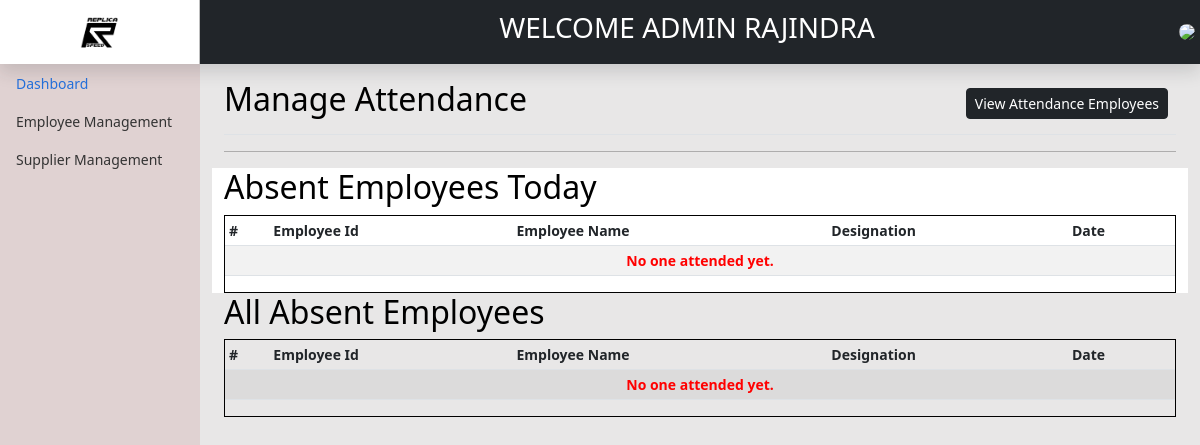
/backend/attendance/viewAbsentEmp.php (signed in), run on an earlier commit of the app's database.
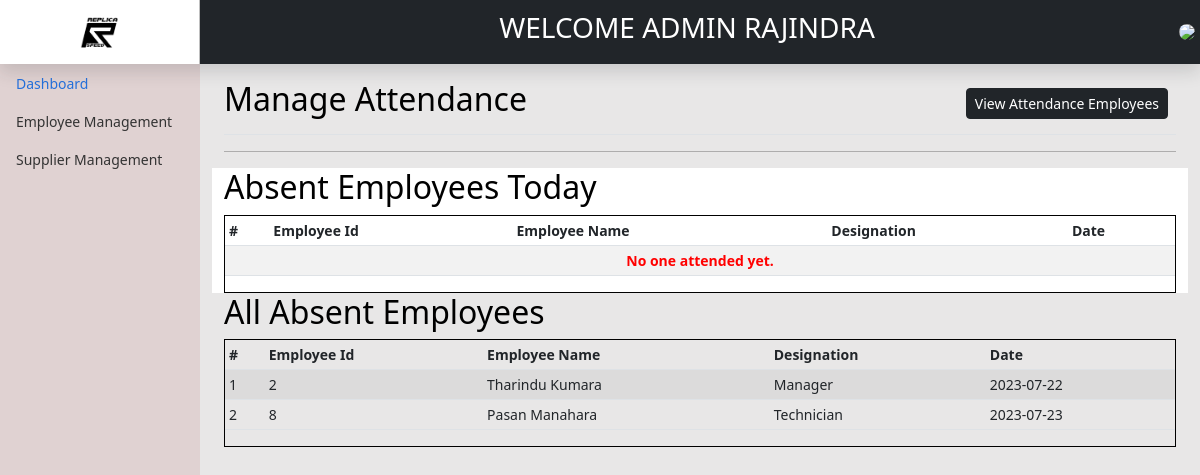
And on a later commit of the database.
### tables this page shows
CREATE TABLE IF NOT EXISTS `empabsent` (
  `empAbsentId` int(11) NOT NULL AUTO_INCREMENT,
  `empId` int(11) NOT NULL,
  `Date` date NOT NULL,
  PRIMARY KEY (`empAbsentId`)
);

CREATE TABLE IF NOT EXISTS `users` (
  `UserId` int(11) NOT NULL AUTO_INCREMENT,
  `Title` varchar(10) NOT NULL,
  `UserImage` varchar(255) DEFAULT NULL,
  `FirstName` varchar(100) NOT NULL,
  `LastName` varchar(100) NOT NULL,
  `Email` varchar(255) NOT NULL,
  `Password` varchar(255) NOT NULL,
  `UserRole` varchar(100) NOT NULL,
  `depId` int(11) DEFAULT NULL,
  `HouseNo` varchar(100) NOT NULL,
  `Lane` varchar(100) NOT NULL,
  `Street` varchar(100) DEFAULT NULL,
  `Province` int(11) NOT NULL,
  `District` int(11) NOT NULL,
  `City` int(11) NOT NULL,
  `Gender` varchar(10) NOT NULL,
  `NIC` varchar(12) NOT NULL,
  `Dob` date DEFAULT NULL,
  `Status` int(1) NOT NULL,
  `passwordreset` varchar(255) DEFAULT NULL,
  `AddUser` int(11) DEFAULT NULL,
  `AddDate` date DEFAULT NULL,
  `UpdateUser` int(11) DEFAULT NULL,
  `UpdateDate` date DEFAULT NULL,
  PRIMARY KEY (`UserId`)
);

### backend/attendance/viewAbsentEmp.php (the view, shortened to what this page needs)
<?php
include'../header.php';
?>
<main class="col-md-9 ms-sm-auto col-lg-10 px-md-4">
    <div class="d-flex justify-content-between flex-wrap flex-md-nowrap align-items-center pt-3 pb-2 mb-3 border-bottom">
        <h1 class="h2">Manage Attendance</h1>
        <div class="btn-toolbar mb-2 mb-md-0">
            <div class="btn-group me-2">
                <a href="viewAttandance.php" class="btn btn-sm btn-dark">View Attendance Employees</a>
            </div>
        </div>
    </div>
    <hr>
    <div class="row">
        <div class ='col-12' style='background-color: white;'>
            <h2> Absent Employees Today</h2>
            <div class="table-responsive" style='border:1px black solid;'>
                <?php
                $db = dbconn();
                $Today = date('Y-m-d');
                $sqlAttendance = "SELECT u.FirstName,u.LastName,u.UserRole,u.UserId,emp.Date FROM empabsent emp "
                        . "LEFT JOIN users u ON emp.empId = u.UserId WHERE emp.Date='$Today'";
                $resultAttendance = $db->query($sqlAttendance);
                ?>
                <table class="table table-striped table-sm">
                    <thead>
                        <tr>
                            <th scope="col">#</th>
                            <th scope="col">Employee Id</th>
                            <th scope="col">Employee Name</th>
                            <th scope="col">Designation</th>
                            <th scope="col">Date</th>
                        </tr>
                    </thead>
                    <tbody>
                        <?php
                        if ($resultAttendance->num_rows > 0) {
                            $n = 1;
                            while ($row = $resultAttendance->fetch_assoc()) {
                                ?>
                                <tr>
                                    <td  scope="row"><?= $n ?></td>
                                    <td><?= $row['UserId'] ?></td>
                                    <td><?= $row['FirstName'] . ' ' . $row['LastName'] ?></td>
                                    <td><?= ucwords($row['UserRole']) ?></td>
                                    <td><?= $row['Date'] ?></td>
                                </tr>
                                <?php
                                $n++;
                            }
                        } else {
                            ?>
                            <tr>
                                <td colspan="6" style="color: red; text-align: center;font-weight: bold;">No one attended yet.</td>
                            </tr>
                            <?php
                        }
                        ?>
                    </tbody>
                </table>
            </div>
        </div>
        <div class='col-12'>
            <h2>All Absent Employees</h2>
            <div class="table-responsive" style='border:1px black solid;'>
                <?php
                $db = dbconn();
                $sqlAttendanceAll = "SELECT u.FirstName,u.LastName,u.UserRole,u.UserId,emp.Date FROM empabsent emp "
                        . "LEFT JOIN users u ON emp.empId = u.UserId";
                $resultAttendanceAll = $db->query($sqlAttendanceAll);
                ?>
                <table class="table table-striped table-sm">
                    <thead>
                        <tr>
                            <th scope="col">#</th>
                            <th scope="col">Employee Id</th>
                            <th scope="col">Employee Name</th>
                            <th scope="col">Designation</th>
                            <th scope="col">Date</th>
                        </tr>
                    </thead>
                    <tbody>
                        <?php
                        if ($resultAttendanceAll->num_rows > 0) {
                            $n = 1;
                            while ($row1 = $resultAttendanceAll->fetch_assoc()) {
                                ?>
                                <tr>
                                    <td  scope="row"><?= $n ?></td>
                                    <td><?= $row1['UserId'] ?></td>
                                    <td><?= $row1['FirstName'] . ' ' . $row1['LastName'] ?></td>
                                    <td><?= ucwords($row1['UserRole']) ?></td>
                                    <td><?= $row1['Date'] ?></td>
                                </tr>
                                <?php
                                $n++;
                            }
                        } else {
                            ?>
                            <tr>
                                <td colspan="6" style="color: red; text-align: center;font-weight: bold;">No one attended yet.</td>
                            </tr>
                            <?php
                        }
                        ?>
                    </tbody>
                </table>
            </div>
        </div>
    </div>
</main>
<?php
include'../footer.php';
?>

What changed in the data, as far as the page shows it:
added empabsent: users.UserId "2", users.FirstName "Tharindu", users.LastName "Kumara", users.UserRole "Manager", Date "2023-07-22"
added empabsent: users.UserId "8", users.FirstName "Pasan", users.LastName "Manahara", users.UserRole "Technician", Date "2023-07-23"
Also different on the page:
text no longer shown: "No one attended yet."
